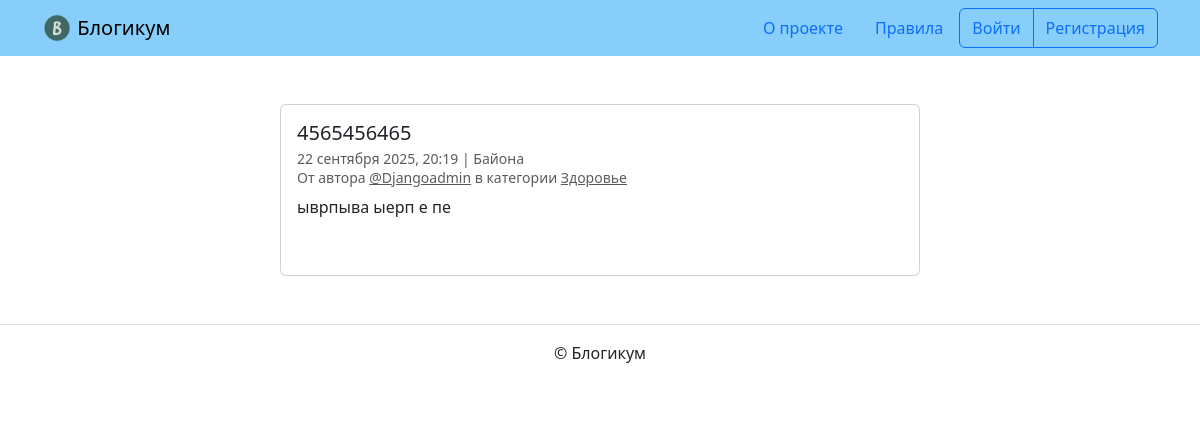
Before: /posts/48/ with the older database file.
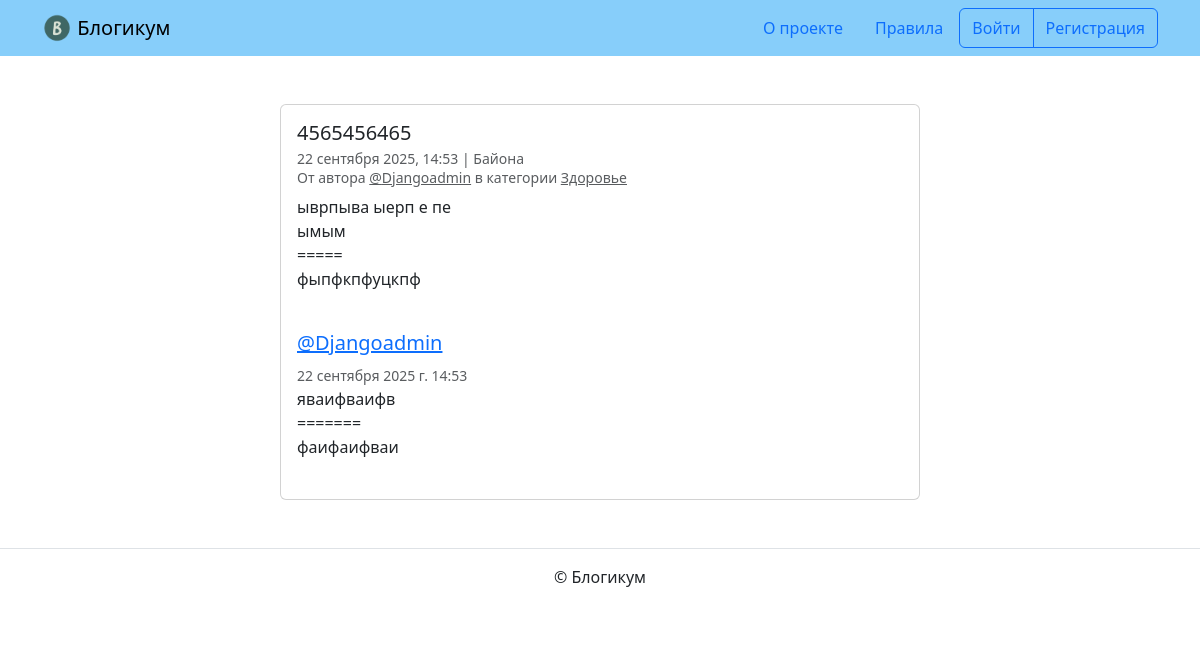
After: the same page with the newer database file.
### blog/models.py (models this page shows, shortened)
class PublishAbstractModel(models.Model):
    is_published = models.BooleanField(
        default=True,
        verbose_name='Опубликовано',
        help_text='Снимите галочку, чтобы скрыть публикацию.'
    )
    created_at = models.DateTimeField(
        auto_now_add=True,
        verbose_name='Добавлено'
    )
    class Meta:
        abstract = True

class Post(PublishAbstractModel):
    title = models.CharField(
        max_length=MAX_LENGTH_TITLE_FIELDS,
        verbose_name='Заголовок'
    )
    text = models.TextField(
        verbose_name='Текст'
    )
    pub_date = models.DateTimeField(
        auto_now=False,
        verbose_name='Дата и время публикации',
        help_text=(
            'Если установить дату и время в '
            'будущем — можно делать отложенные публикации.'
        )
    )
    author = models.ForeignKey(
        User,
        on_delete=models.CASCADE,
        verbose_name='Автор публикации'
    )
    location = models.ForeignKey(
        'Location',
        on_delete=models.SET_NULL,
        null=True,
        blank=True,
        verbose_name='Местоположение'
    )
    category = models.ForeignKey(
        'Category',
        on_delete=models.SET_NULL,
        null=True,
        verbose_name='Категория'
    )
    image = models.ImageField(
        _('Изображение'),
        upload_to='posts/',
        blank=True,
        null=True
    )
    class Meta:
        verbose_name = 'публикация'
        verbose_name_plural = 'Публикации'
        default_related_name = 'posts'
        ordering = ('-pub_date',)

class Location(PublishAbstractModel):
    name = models.CharField(
        max_length=MAX_LENGTH_TITLE_FIELDS,
        verbose_name='Название места'
    )
    class Meta:
        verbose_name = 'местоположение'
        verbose_name_plural = 'Местоположения'

class Category(PublishAbstractModel):
    title = models.CharField(
        max_length=MAX_LENGTH_TITLE_FIELDS,
        verbose_name='Заголовок'
    )
    description = models.TextField(
        verbose_name='Описание'
    )
    slug = models.SlugField(
        unique=True,
        verbose_name='Идентификатор',
        help_text=(
            'Идентификатор страницы для URL; разрешены символы латиницы, '
            'цифры, дефис и подчёркивание.'
        )
    )
    class Meta:
        verbose_name = 'Категория'
        verbose_name_plural = 'Категории'

class Comment(models.Model):
    text = models.TextField('Ваш комментарий')
    post = models.ForeignKey(
        Post,
        on_delete=models.CASCADE,
        related_name='comments',
        verbose_name='Комментарий'
    )
    author = models.ForeignKey(
        User,
        on_delete=models.CASCADE,
        related_name='user_comments',
        verbose_name='Автор комментария'
    )
    created_at = models.DateTimeField(
        auto_now_add=True,
        verbose_name='Добавлено'
    )
    class Meta:
        ordering = ['created_at']
        verbose_name = 'Комментарий'
        verbose_name_plural = 'Комментарии'
        default_related_name = 'blogs_comment_related'

### blog/views.py (the view)
# urls.py: path('posts/<int:post_id>/', views.PostDetailView.as_view(),
class PostDetailView(DetailView):
    model = Post
    template_name = 'blog/detail.html'
    pk_url_kwarg = 'post_id'
    def get_object(self):
        obj = get_selection_of_posts('author').filter(
            id=self.kwargs['post_id']
        )
        if obj and not obj[0].author == self.request.user:
            filters = add_default_filters()
        else:
            filters = dict()
        return get_object_or_404(obj, **filters)
    def get_context_data(self, **kwargs):
        context = super().get_context_data(**kwargs)
        context['form'] = CommentForm()
        context['comments'] = self.object.comments.select_related('author')
        return context

### blog/utils.py (called while the page is built)
def get_selection_of_posts(field: str) -> QuerySet:
    return Post.objects.select_related(field)

def add_default_filters() -> dict:
    filter_dict = dict(
        is_published=True,
        pub_date__lte=timezone.now(),
        category__is_published=True,
    )
    return filter_dict

### templates/blog/detail.html (shortened to what this page needs)
{% extends "base.html" %}
{% block content %}
  <div class="col d-flex justify-content-center">
    <div class="card" style="width: 40rem;">
      <div class="card-body">
        <h5 class="card-title">{{ post.title }}</h5>
        <h6 class="card-subtitle mb-2 text-muted">
          <small>
            {{ post.pub_date|date:"d E Y, H:i" }} | {% if post.location and post.location.is_published %}{{ post.location.name }}{% else %}Планета Земля{% endif %}<br>
            От автора <a class="text-muted" href="{% url 'blog:profile' post.author.username %}">@{{ post.author.username }}</a> в
            категории {% include "includes/category_link.html" %}
          </small>
        </h6>
        <p class="card-text">{{ post.text|linebreaksbr }}</p>
        {% include "includes/comments.html" %}
      </div>
    </div>
  </div>
{% endblock %}

### templates/base.html (shortened to what this page needs)
{% load static %}
{% load django_bootstrap5 %}
<!DOCTYPE html>
<html lang="ru">
  <head>
    {% bootstrap_css %}
  </head>
  <body>
    {% include "includes/header.html" %}
    <main>
      <div class="container py-5">
        {% block content %}{% endblock %}
      </div>
    </main>
    {% include "includes/footer.html" %}
  </body>
</html>

### templates/includes/header.html
{% load static %}
<header>
  <nav class="navbar navbar-light" style="background-color: lightskyblue">
    <div class="container">
      <a class="navbar-brand" href="{% url 'blog:index' %}">
        <img src="{% static 'img/logo.png' %}" width="30" height="30" class="d-inline-block align-top" alt="">
        Блогикум
      </a>
      {% with request.resolver_match.view_name as view_name %}
        <ul class="nav  nav-pills">
          <li class="nav-item">
            <a class="nav-link {% if view_name == 'pages:about' %} text-white {% endif %}" href="{% url 'pages:about' %}">
              О проекте
            </a>
          </li>
          <li class="nav-item">
            <a class="nav-link {% if view_name == 'pages:rules' %} text-white {% endif %}" href="{% url 'pages:rules' %}">
              Правила
            </a>
          </li>
          {% if user.is_authenticated %}
            <div class="btn-group" role="group" aria-label="Basic outlined example">
              <button type="button" class="btn btn-outline-primary"><a class="text-decoration-none text-reset"
                  href="{% url 'blog:create_post' %}">Написать пост</a></button>
              <button type="button" class="btn btn-outline-primary"><a class="text-decoration-none text-reset"
                  href="{% url 'blog:profile' user.username %}">{{ user.username }}</a></button>
              <button type="button" class="btn btn-outline-primary"><a class="text-decoration-none text-reset"
                  href="{% url 'logout' %}">Выйти</a></button>
            </div>
          {% else %}
            <div class="btn-group" role="group" aria-label="Basic outlined example">
              <button type="button" class="btn btn-outline-primary"><a class="text-decoration-none text-reset"
                  href="{% url 'login' %}">Войти</a></button>
              <button type="button" class="btn btn-outline-primary"><a class="text-decoration-none text-reset"
                  href="{% url 'registration' %}">Регистрация</a></button>
            </div>
          {% endif %}
        </ul>
      {% endwith %}
    </div>
  </nav>
</header>

### templates/includes/category_link.html
<a class="text-muted" href="{% url 'blog:category_posts' post.category.slug %}">
  {{ post.category.title }}
</a>

### templates/includes/comments.html (shortened to what this page needs)
{% if user.is_authenticated %}
  {% load django_bootstrap5 %}
{% endif %}
<br>
{% for comment in comments %}
  <div class="media mb-4">
    <div class="media-body">
      <h5 class="mt-0">
        <a href="{% url 'blog:profile' comment.author.username %}" name="comment_{{ comment.id }}">
          @{{ comment.author.username }}
        </a>
      </h5>
      <small class="text-muted">{{ comment.created_at }}</small>
      <br>
      {{ comment.text|linebreaksbr }}
    </div>
  </div>
{% endfor %}

### templates/includes/footer.html
<footer class="border-top text-center py-3">
  <p>© Блогикум</p>
</footer>

Changed rows visible on the page:
changed Post "Байона": pub_date "22 сентября 2025, 20:19" → "22 сентября 2025, 14:53"; text "ыврпыва ыерп е пе" → "ыврпыва ыерп е пе ымым ===== фыпфкпфуцкпф"
added Comment: author.username "Djangoadmin", created_at "22 сентября 2025 г. 14:53", text "яваифваифв ======= фаифаифваи"
